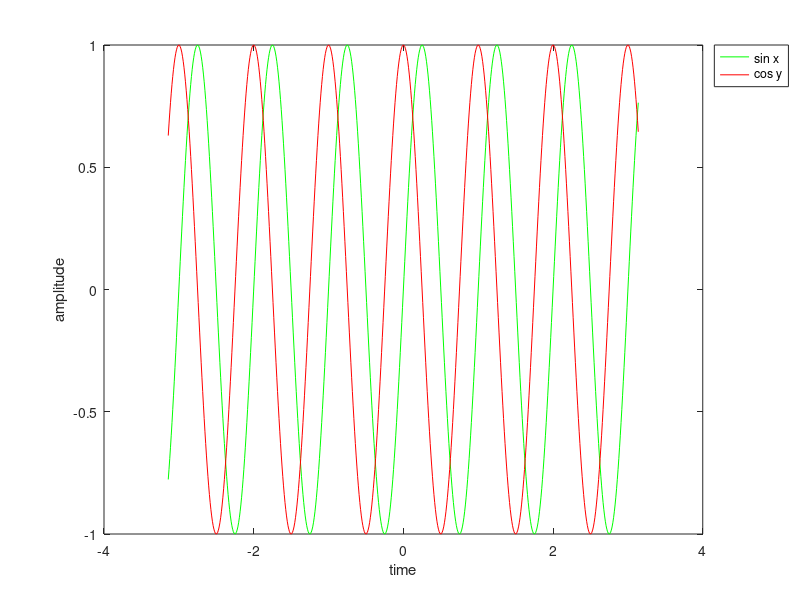

This chart was generated by the following MATLAB code:
%Introduction to matlab
%Date:8/01/19
%PRN:16070123082
%Ritwika Rai
%Version 1.0
clc;
clear all;
close all;
t=-pi:0.01:pi;                    %time division
x=sin(2*pi*t)                     %to plot sine wave
y=cos(2*pi*t)                     %to plot sine wave
figure;
plot(t,x,'color','green')         %to plot sine wave
hold on                           %to retain current wave
plot(t,y,'color','red')           %to plot cosine wave
xlabel('time')                    %to label x-axis
ylabel('amplitude')               %to label y-axis
legend('sin x','cos y', 'Location','NorthEastOutside') % the legend shows a sample of the line type
